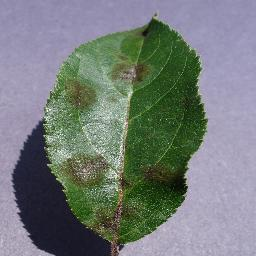
#> input picture datasets/plantvillage/train/Apple___Apple_scab/image (104).jpg, 256 x 256 px; its folder holds only this picture in this run
$ python plantvillage_segmentation_masks.py
#> lines starting #> are read from the running program, lines starting #| are printed output that depends on the picture; after the words box and inside, x2 and y2 are one past the last pixel; in counts of white or black regions, pixels touching at a corner belong together
import cv2
import numpy as np
import os
from pathlib import Path

def create_mask(image_path, mask_path):
    img = cv2.imread(image_path)
#> img is the input picture: shape (256, 256, 3); mean B, G, R 122, 123.9, 116.6
    hsv = cv2.cvtColor(img, cv2.COLOR_BGR2HSV)
#> hsv: shape (256, 256, 3); mean H, S, V 92.9, 72.6, 138.2

    # Threshold ranges for disease spots (brown/yellow/black)
    lower = np.array([5, 40, 40])     # lower HSV bound (adjustable)
    upper = np.array([30, 255, 255])  # upper HSV bound

    mask = cv2.inRange(hsv, lower, upper)
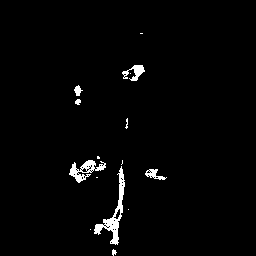
#> mask: shape (256, 256); 2% white; 15 white regions (8 under 20 px), largest, box (x1, y1, x2, y2) and area: (94, 166, 125, 245) 567, (69, 160, 106, 183) 338, (122, 65, 145, 81) 174

    # Smoothen mask
    mask = cv2.medianBlur(mask, 5)
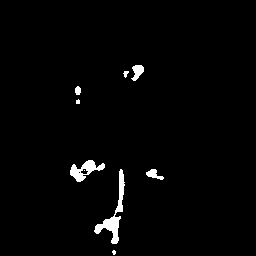
#> mask: shape (256, 256); 1.9% white; 9 white regions (3 under 20 px), largest, box (x1, y1, x2, y2) and area: (94, 169, 125, 244) 562, (70, 160, 105, 182) 343, (131, 65, 144, 81) 127, (146, 169, 164, 180) 100, (75, 86, 81, 95) 44, (123, 71, 129, 78) 25

    cv2.imwrite(mask_path, mask)

def process_dataset(img_dir, mask_dir):
    os.makedirs(mask_dir, exist_ok=True)
    for img_file in Path(img_dir).rglob("*.jpg"):
        rel_path = img_file.relative_to(img_dir)
        mask_file = Path(mask_dir) / rel_path
        os.makedirs(mask_file.parent, exist_ok=True)
        create_mask(str(img_file), str(mask_file))
#> pass 2 of the loop in process_dataset, `for img_file in Path(img_dir).rglob("*.jpg"):`:
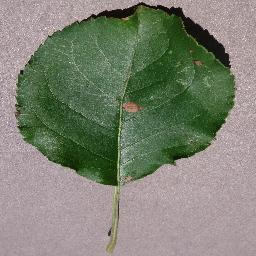
#> input picture datasets/plantvillage/train/Apple___Black_rot/image (22).jpg, 256 x 256 px
#> in create_mask, img is the input picture: shape (256, 256, 3); mean B, G, R 115, 130, 125.9
#> hsv: shape (256, 256, 3); mean H, S, V 100.8, 60.9, 138.3
#> in create_mask (call 2), `mask = cv2.inRange(hsv, lower, upper)`:
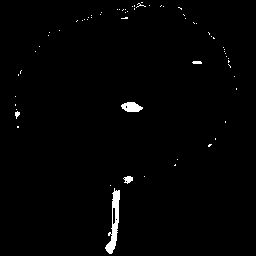
#> mask: shape (256, 256); 1.2% white; 65 white regions (60 under 20 px), largest, box (x1, y1, x2, y2) and area: (105, 188, 120, 254) 410, (121, 102, 143, 112) 159, (123, 176, 133, 184) 51, (192, 61, 202, 64) 27, (15, 111, 20, 119) 24
#> in create_mask (call 2), `mask = cv2.medianBlur(mask, 5)`:
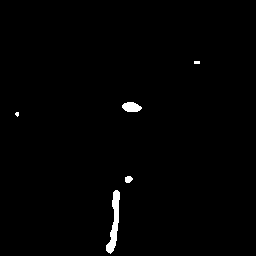
#> mask: shape (256, 256); 0.96% white; 5 white regions (2 under 20 px), largest, box (x1, y1, x2, y2) and area: (106, 190, 120, 254) 402, (122, 102, 142, 112) 152, (125, 176, 133, 183) 44
#> pass 3 of the loop in process_dataset, `for img_file in Path(img_dir).rglob("*.jpg"):`:
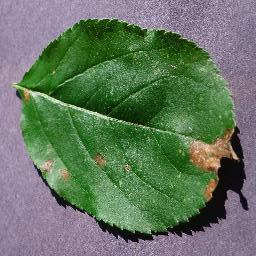
#> input picture datasets/plantvillage/train/Apple___Black_rot/image (428).jpg, 256 x 256 px
#> in create_mask, img is the input picture: shape (256, 256, 3); mean B, G, R 97.1, 118.4, 100.5
#> hsv: shape (256, 256, 3); mean H, S, V 89.6, 97.1, 129.2
#> in create_mask (call 3), `mask = cv2.inRange(hsv, lower, upper)`:
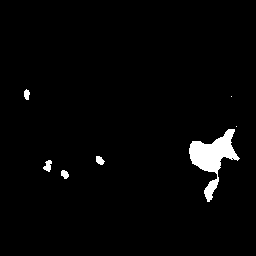
#> mask: shape (256, 256); 2.5% white; 7 white regions (2 under 20 px), largest, box (x1, y1, x2, y2) and area: (189, 129, 240, 202) 1391, (43, 160, 52, 172) 67, (96, 156, 105, 165) 56, (61, 170, 69, 179) 52, (24, 89, 30, 100) 49
#> in create_mask (call 3), `mask = cv2.medianBlur(mask, 5)`:
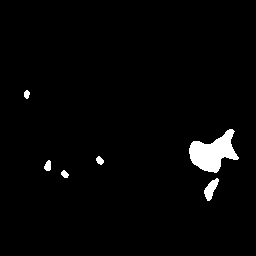
#> mask: shape (256, 256); 2.4% white; 6 white regions, box (x1, y1, x2, y2) and area: (189, 129, 239, 173) 1194, (204, 178, 219, 201) 178, (44, 160, 51, 171) 59, (96, 156, 104, 165) 48, (61, 170, 69, 178) 43, (24, 90, 30, 99) 40

if __name__ == "__main__":
    plantvillage_path = "datasets/plantvillage/train"
    masks_output = "datasets/plantvillage_masks/train"
    process_dataset(plantvillage_path, masks_output)

    plantvillage_path = "datasets/plantvillage/val"
    masks_output = "datasets/plantvillage_masks/val"
    process_dataset(plantvillage_path, masks_output)

    plantvillage_path = "datasets/plantvillage/test"
    masks_output = "datasets/plantvillage_masks/test"
    process_dataset(plantvillage_path, masks_output)

    print("✅ PlantVillage masks generated!")
